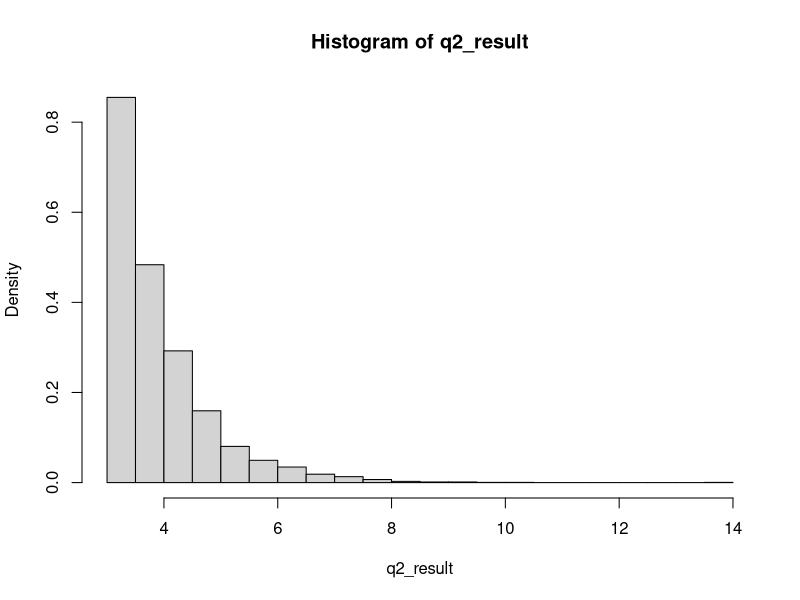

Reproduce this figure in R.
set.seed(10)
m <- 5000 #sample
i <- 0 #counter

M <- 3^(-1/2) * exp(-3) / ((1 - pgamma(3, shape = 1/2, rate = 1)) * gamma(1/2))
fg_ratio <- function(y){(1 / (((1 - pgamma(3, shape = 1/2, rate = 1))) * gamma(1/2))) * y^(-1/2) * exp(-y + (y-3))}

q2_result <- NULL

while(i < m){
  y <- rexp(1, 1) + 3 #lamda = 1, shift = 3
  u <- runif(1)
  if(u <= fg_ratio(y)/M){
    q2_result <- c(q2_result,y)
  }
  i <- i + 1
}

print(paste("Theoretical Rate: ",1/M))
print(paste("Actual Rate: ",length(q2_result)/m))
hist(q2_result,breaks = 20, freq = FALSE)